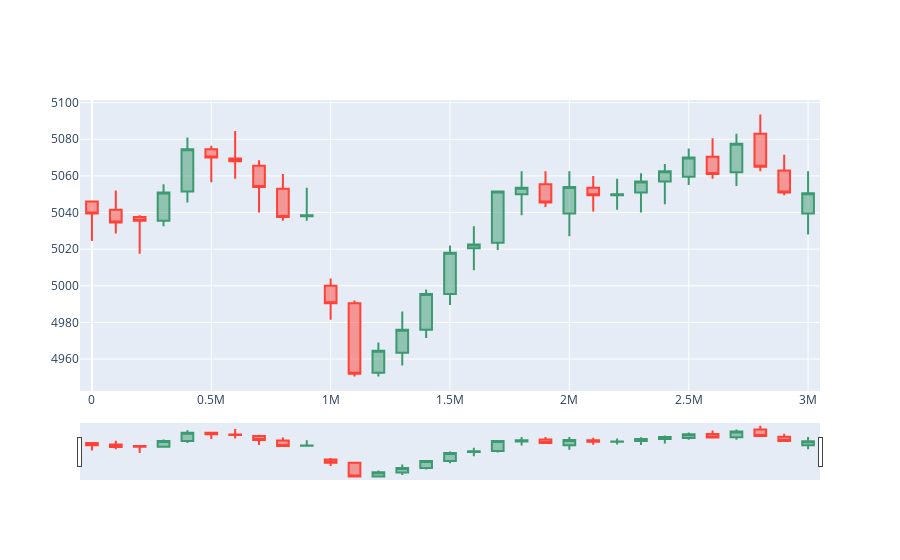

Source (notebook cell):
### Code cell
import plotly.graph_objects as go

CANDLESTICK_INTERVAL = 1000

# Create empty lists to store the OHLC data
opens, closes, highs, lows = [], [], [], []

for i in range (0, (len(star_data)), CANDLESTICK_INTERVAL):
    try:
        candlestick = star_data.iloc[i:i+CANDLESTICK_INTERVAL]
        open_price = candlestick['mid_price'].iloc[0]
        close_price = candlestick['mid_price'].iloc[-1]
        high_price = candlestick['mid_price'].max()
        low_price = candlestick['mid_price'].min()

        # Append the OHLC data to the lists
        opens.append(open_price)
        closes.append(close_price)
        highs.append(high_price)
        lows.append(low_price)
    except IndexError:
        print(f"Caught an IndexError at i = {i}")
        break

# Create a candlestick chart
fig = go.Figure(data=[go.Candlestick(x=star_data.index[::CANDLESTICK_INTERVAL],
                                     open=opens,
                                     high=highs,
                                     low=lows,
                                     close=closes)])

fig.show()

### Figure 1 — Plotly figure (JSON) as saved in the notebook; plotly's stock layout.template omitted (floating-point values rounded to 4 significant figures)
{"data": [{"close": [5040.0, 5034.0, 5036.0, 5051, 5074.0, 5070, 5068, 5054, 5038.0, 5038.0, 4990.0, 4952, 4964.0, 4976, 4996.0, 5018, 5022.0, 5052.0, 5054.0, 5046.0, 5054, 5050.0, 5050, 5057, 5062.0, 5070, 5061, 5078.0, 5065, 5051, 5050.0], "high": [5046.0, 5052, 5038.0, 5056.0, 5081, 5076.0, 5084.0, 5068.0, 5061, 5054.0, 5004, 4992, 4969, 4986, 4998, 5022, 5032.0, 5052.0, 5062.0, 5062.0, 5062.0, 5060, 5058.0, 5062.0, 5066.0, 5075, 5080.0, 5083, 5094.0, 5072.0, 5062.0], "low": [5024.0, 5028.0, 5018.0, 5032.0, 5046.0, 5056.0, 5058.0, 5040, 5036.0, 5036.0, 4982.0, 4950.0, 4950.0, 4956.0, 4972.0, 4990.0, 5008.0, 5020.0, 5038.0, 5043, 5027, 5040.0, 5042.0, 5040, 5044.0, 5055, 5058.0, 5054.0, 5062.0, 5050.0, 5028], "open": [5046, 5042.0, 5038.0, 5036.0, 5052.0, 5074.0, 5070.0, 5066.0, 5053, 5038, 5000, 4990.0, 4952.0, 4964.0, 4976, 4996.0, 5020.0, 5024.0, 5050, 5056.0, 5040.0, 5054.0, 5050.0, 5051, 5057, 5060.0, 5070.0, 5062, 5083, 5063, 5040.0], "type": "candlestick", "x": [0, 100000, 200000, 300000, 400000, 500000, 600000, 700000, 800000, 900000, 1000000, 1100000, 1200000, 1300000, 1400000, 1500000, 1600000, 1700000, 1800000, 1900000, 2000000, 2100000, 2200000, 2300000, 2400000, 2500000, 2600000, 2700000, 2800000, 2900000, 3000000]}], "layout": {}}
